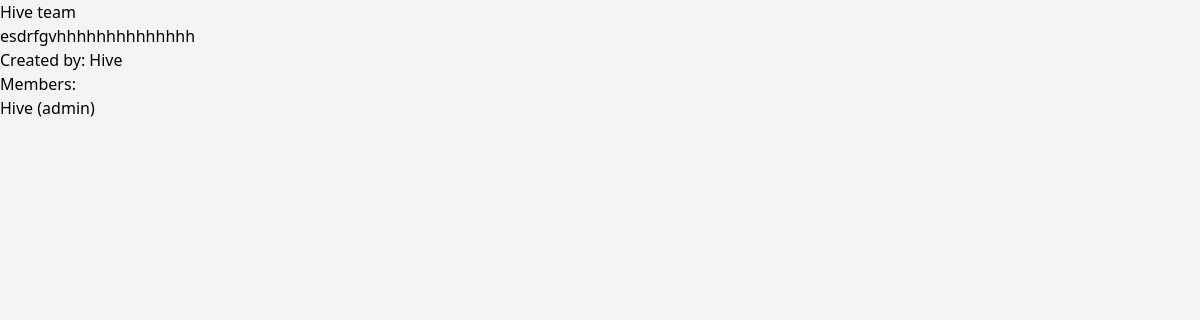
Page /Teamworkspace/view_team/hive-team/ (signed in) on the earlier database version.
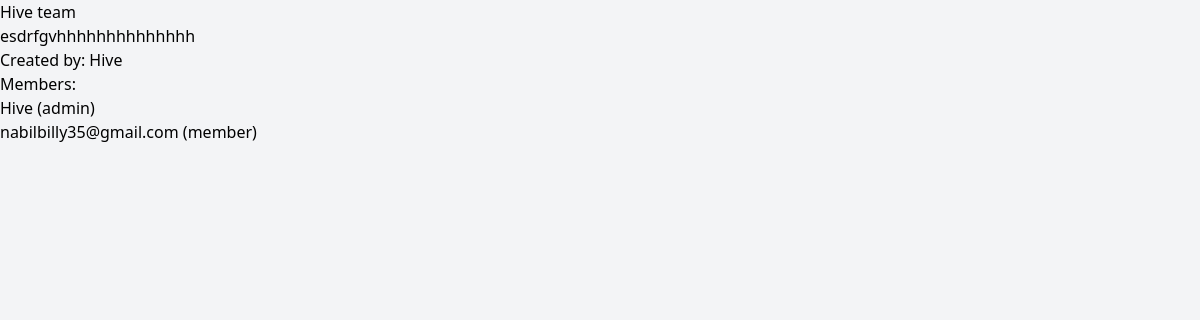
Same page on the later database version.
### Teamworkspace/models.py (models this page shows, shortened)
class TeamMembership(models.Model):
    team = models.ForeignKey(Team, on_delete=models.CASCADE, related_name="members")
    user = models.ForeignKey(User, on_delete=models.CASCADE, related_name="team_memberships")
    description = models.TextField(blank=True)
    SpecifyRole = models.CharField(max_length=100, blank=True)
    joined_at = models.DateTimeField(auto_now_add=True)
    role = models.CharField(max_length=20, choices=[('admin', 'Admin'), ('member', 'Member')])
    class Meta:
        unique_together = ('team', 'user')  # Prevent a user from joining the same team multiple times

### Teamworkspace/views.py (the view)
# urls.py: path('view_team/<slug:slug>/', views.view_team, name='view_team'),
@login_required
def view_team(request, slug):
    team = get_object_or_404(Team, slug=slug)
    members = team.members.all()
    context = {"team": team, "members": members}
    return render(request, "Teamworkspace/view_team.html", context)

### template/Teamworkspace/view_team.html (shortened to what this page needs)
<!DOCTYPE html>
<html lang="en">
<head>
    <link href="https://cdn.jsdelivr.net/npm/tailwindcss@2.2.19/dist/tailwind.min.css" rel="stylesheet">
</head>
<body class="bg-gray-100">
    <h2>{{ team.name }}</h2>
    <p>{{ team.description }}</p>
    <p>Created by: {{ team.created_by.username }}</p>
    <h3>Members:</h3>
    <ul>
        {% for member in members %}
            <li>{{ member.user.username }} ({{ member.role }})</li>
        {% endfor %}
    </ul>
</body>
</html>

Differences in the rows shown:
added TeamMembership: user.username "nabilbilly35@gmail.com", role "member"
